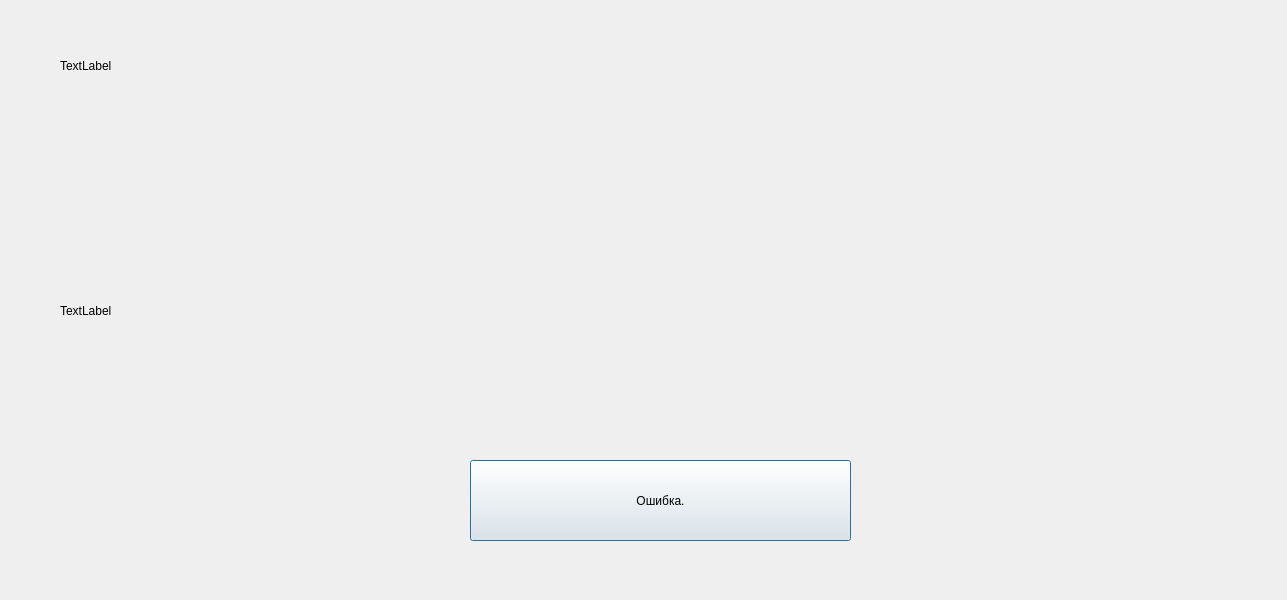
<?xml version="1.0" encoding="UTF-8"?>
<ui version="4.0">
 <class>Dialog</class>
 <widget class="QDialog" name="Dialog">
  <property name="geometry">
   <rect>
    <x>0</x>
    <y>0</y>
    <width>1287</width>
    <height>600</height>
   </rect>
  </property>
  <property name="windowTitle">
   <string>Dialog</string>
  </property>
  <widget class="QLabel" name="label">
   <property name="geometry">
    <rect>
     <x>60</x>
     <y>20</y>
     <width>1151</width>
     <height>91</height>
    </rect>
   </property>
   <property name="text">
    <string>TextLabel</string>
   </property>
  </widget>
  <widget class="QPushButton" name="pushButton">
   <property name="geometry">
    <rect>
     <x>470</x>
     <y>460</y>
     <width>381</width>
     <height>81</height>
    </rect>
   </property>
   <property name="text">
    <string>Ошибка.</string>
   </property>
  </widget>
  <widget class="QLabel" name="label_2">
   <property name="geometry">
    <rect>
     <x>60</x>
     <y>250</y>
     <width>1111</width>
     <height>121</height>
    </rect>
   </property>
   <property name="text">
    <string>TextLabel</string>
   </property>
  </widget>
 </widget>
 <resources/>
 <connections/>
</ui>
